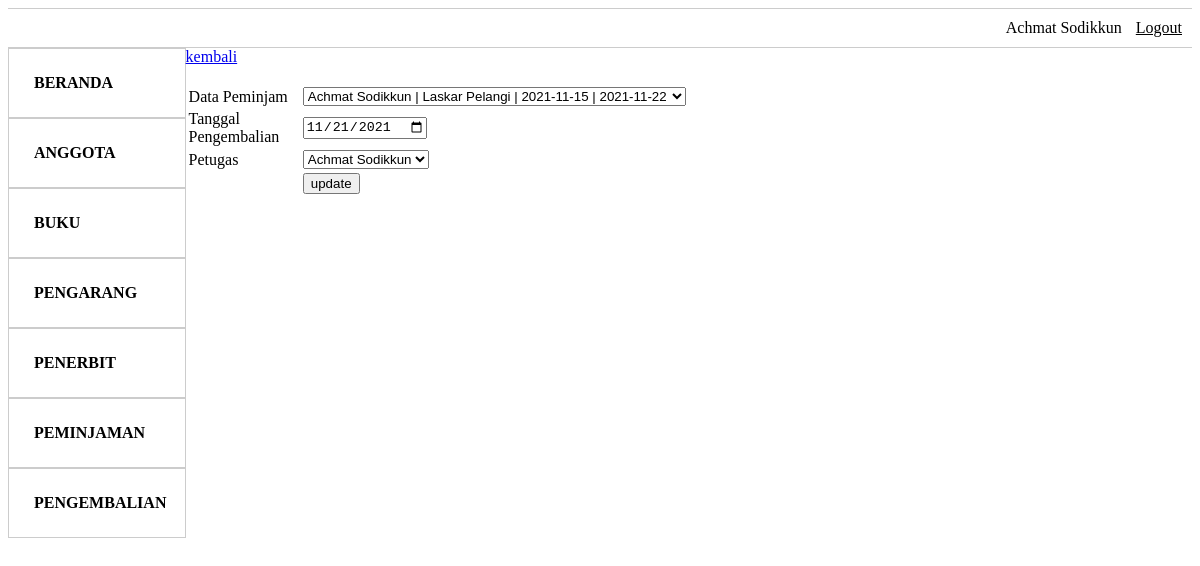
Page /admin/edit_pengembalian.php?id=1 (signed in) on the committed database.
### tables this page shows
CREATE TABLE `petugas` (
  `id` int(11) NOT NULL,
  `username` varchar(45) DEFAULT NULL,
  `password` varchar(45) DEFAULT NULL,
  `nama_petugas` varchar(100) DEFAULT NULL,
  `telp_petugas` varchar(12) DEFAULT NULL,
  `alamat_petugas` tinytext DEFAULT NULL
);

CREATE TABLE `peminjaman` (
  `id_peminjaman` int(11) NOT NULL,
  `tanggal_pinjam` date DEFAULT NULL,
  `tanggal_kembali` date DEFAULT NULL,
  `anggota_id` int(11) NOT NULL,
  `petugas_id` int(11) NOT NULL
);

CREATE TABLE `buku` (
  `id_buku` int(11) NOT NULL,
  `judul` varchar(100) DEFAULT NULL,
  `tahun_terbit` int(11) DEFAULT NULL,
  `jumlah` int(11) DEFAULT NULL,
  `isbn` varchar(45) DEFAULT NULL,
  `pengarang_id` int(11) NOT NULL,
  `penerbit_id` int(11) NOT NULL
);

CREATE TABLE `anggota` (
  `id_anggota` int(11) NOT NULL,
  `nama_anggota` varchar(100) DEFAULT NULL,
  `jenis_kelamin` enum('L','P') DEFAULT NULL,
  `status` varchar(25) DEFAULT NULL,
  `alamat_anggota` tinytext DEFAULT NULL,
  `telp_anggota` varchar(12) DEFAULT NULL
);

CREATE TABLE `pengembalian` (
  `id_pengembalian` int(11) NOT NULL,
  `tanggal_pengembalian` date DEFAULT NULL,
  `denda` int(11) DEFAULT NULL,
  `peminjaman_id` int(11) NOT NULL,
  `anggota_id` int(11) NOT NULL,
  `petugas_id` int(11) NOT NULL
);

### admin/edit_pengembalian.php (the view, shortened to what this page needs)
<?php
include_once("../koneksi.php");
?>
<?php
$id = $_GET['id'];
$data = mysqli_query($mysqli, "SELECT b.judul,b.id_buku,a.id_anggota,a.nama_anggota,t.id,t.nama_petugas,p.tanggal_kembali,p.id_peminjaman,k.tanggal_pengembalian, k.denda, k.id_pengembalian FROM(((pengembalian k INNER JOIN anggota a ON k.anggota_id = a.id_anggota) INNER JOIN petugas t ON k.petugas_id = t.id) INNER JOIN peminjaman p ON k.peminjaman_id = p.id_peminjaman),pengembalian_detail d,buku b WHERE d.buku_id=b.id_buku AND d.pengembalian_id=k.id_pengembalian AND id_pengembalian=$id");
while($tampil = mysqli_fetch_array($data))
{
    $peminjaman = $tampil['id_peminjaman'];
    $pengembalian = $tampil['tanggal_pengembalian'];
}
?>
<html>
<head>
</head>
 <?php
        $user = $_SESSION['username'];
        $datapetugas = mysqli_query($mysqli, "SELECT * FROM petugas WHERE username = '$user'");
        $petugas = mysqli_fetch_array($datapetugas);
?>
<body>
<ul class="menu">
 <li><?php echo $petugas['nama_petugas']; ?></li>
  <li><a href="../logout.php">Logout</a></li>
</ul>
<ul class="sidebar">
    <li><a href="index.php">Beranda</a></li>
    <li><a href="anggota.php">Anggota</a></li>
    <li><a href="buku.php">Buku</a></li>
    <li><a href="pengarang.php">Pengarang</a></li>
    <li><a href="penerbit.php">Penerbit</a></li>
    <li><a href="peminjaman.php">Peminjaman</a></li>
    <li><a href="pengembalian.php">Pengembalian</a></li>
  </ul>
  <div class= "tabel">
    <a href="peminjaman.php">kembali</a>
    <br/><br/>
    <form name="update_user" method="post" action="edit_pengembalian.php">
            <table width="50%" border="0">
            <tr>
                <td>Data Peminjam</td>
                <td><select name="peminjaman" id="peminjaman">
 <?php
 $data = mysqli_query($mysqli, "SELECT b.judul,a.nama_anggota,p.tanggal_pinjam,p.tanggal_kembali,p.id_peminjaman FROM((peminjaman p INNER JOIN anggota a ON p.anggota_id = a.id_anggota) INNER JOIN petugas t ON p.petugas_id = t.id),peminjaman_detail d,buku b WHERE d.buku_id=b.id_buku AND d.peminjaman_id=p.id_peminjaman;");
 while($tampil = mysqli_fetch_array($data)) {
 ?>
  <option <?php if ($tampil['id_peminjaman'] == $peminjaman) { echo 'selected'; }?> value="<?=$tampil['id_peminjaman']?>"><?=$tampil['nama_anggota']?> | </option>
 <?php
  }
 ?>
  </select></td>
            </tr>
                <td>Tanggal Pengembalian</td>
                <td><input type="date" name="pengembalian" value="<?php echo $pengembalian;?>"></td>
            <tr>
                <td>Petugas</td>
                <td><select name="admin" id="admin" readonly>
                <option value="<?=$petugas['id']?>" selected><?=$petugas['nama_petugas']?></option>
  </select></td>
            </tr>
            <tr>
                <td><input type="hidden" name="id" value=<?php echo $_GET['id'];?>></td>
                <td><input type="submit" name="update" value="update"></td>
            </tr>
        </table>
    </form>
</body>
</html>

### admin/edit_pengembalian.php (style rules this page uses)
.menu { border:1px solid #ccc; border-width:1px 0; list-style:none; margin:0; padding:0; text-align:right; }
.menu li { display:inline; }
.menu a { display:inline-block; padding:10px; color:black; }
.sidebar { margin:0; padding:0; height: 100vh; width: 15%; list-style: none; float: left; }
.sidebar li a { display: block; padding: 25px; text-decoration: none; color: black; font-weight: bold; text-transform: uppercase; border: 1px solid #ccc; }
.tabel { width: 85%; float: right; }

### rows in the picture
petugas: nama_petugas "Achmat Sodikkun", admin "Achmat Sodikkun"
peminjaman: peminjaman "Achmat Sodikkun | Laskar Pelangi | 2021-11-15 | 2021-11-22"
buku: pengembalian "11/21/2021"
